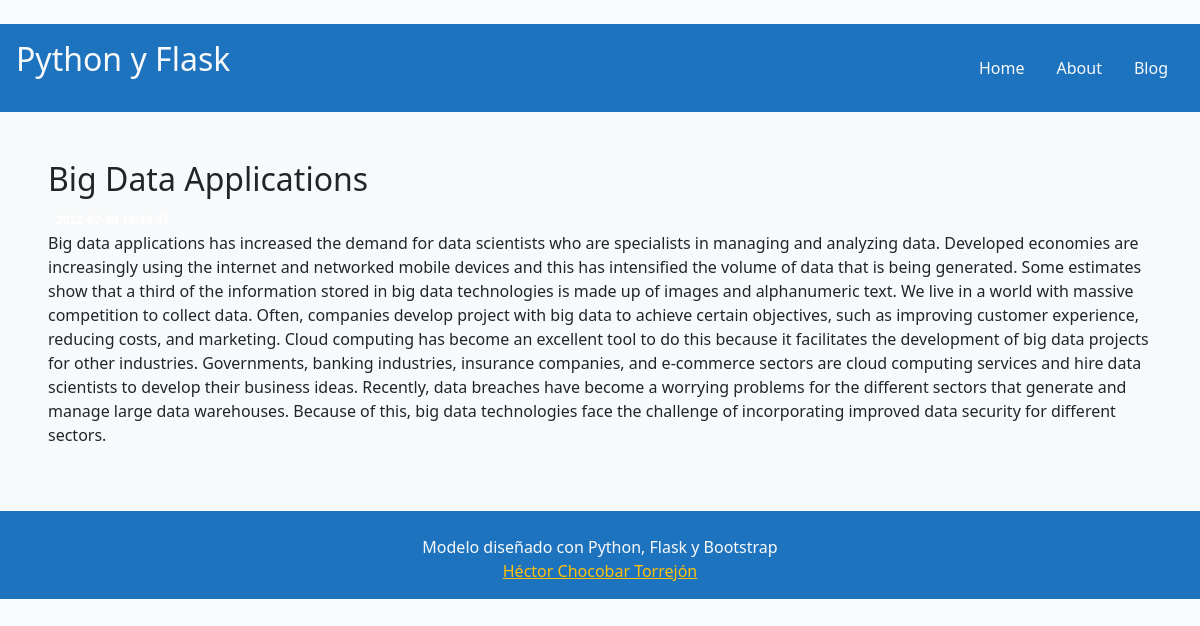
Page /3 on the committed database.
### tables this page shows
CREATE TABLE posts (
    id INTEGER PRIMARY KEY AUTOINCREMENT,
    created TIMESTAMP NOT NULL DEFAULT CURRENT_TIMESTAMP,
    title TEXT NOT NULL,
    content TEXT NOT NULL
);

### index.py (the view)
@app.route('/<int:post_id>')
def post(post_id):
    post_selected = get_post(post_id)
    return render_template('post.html', post=post_selected)

### index.py (called while the page is built)
def get_db_connection():
    conn = sqlite3.connect('src/database.db')
    conn.row_factory = sqlite3.Row
    return conn

def get_post(post_id):
    conn = get_db_connection()
    post_view = conn.execute('SELECT * FROM posts WHERE id = ?', (post_id,)).fetchone()
    conn.close()
    if post_view is None:
        abort(404)
    return post_view

### templates/post.html
{% extends 'layout.html' %}
{% block content %}
    <h2>{% block title %} {{ post['title'] }} {% endblock %}</h2>
    <span class="badge badge-primary">{{ post['created'] }}</span>
    <p>{{ post['content'] }}</p>
{% endblock %}

### static/css/main.css (style rules this page uses)
body { background: #f9fafb; color: #f8f9fa; }

### rows in the picture
posts: title "Big Data Applications", content "Big data applications has increased the demand for data scientists who are specialists in managing and analyzing data. Developed economies are increasingly using the internet and networked mobile devices and this has intensified the volume of data that is being generated. Some estimates show that a third of the information stored in big data technologies is made up of images and alphanumeric text. We live in a world with massive competition to collect data. Often, companies develop project with big data to achieve certain objectives, such as improving customer experience, reducing costs, and marketing. Cloud computing has become an excellent tool to do this because it facilitates the…"
